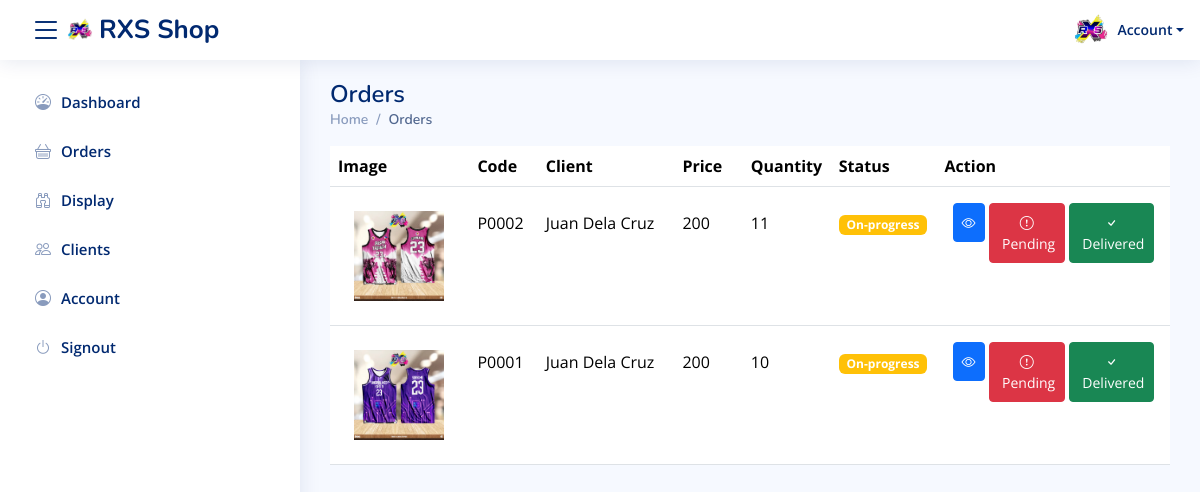
The page /admin/orders.php (signed in) on the database its author committed.
### tables this page shows
CREATE TABLE IF NOT EXISTS `tbl_orders` (
  `id` int NOT NULL AUTO_INCREMENT,
  `img_url` varchar(50) NOT NULL,
  `shirt_id` int NOT NULL,
  `invoice_number` varchar(50) NOT NULL,
  `name` varchar(50) NOT NULL,
  `shirt_code` varchar(50) NOT NULL,
  `shirt_price` varchar(50) NOT NULL,
  `jersey_number` int NOT NULL,
  `size_id` int NOT NULL,
  `team_name` varchar(50) NOT NULL,
  `jersey_type_id` int NOT NULL,
  `transaction_status_id` int NOT NULL,
  `client_id` int NOT NULL,
  `created_at` varchar(50) NOT NULL,
  `updated_at` varchar(50) NOT NULL,
  PRIMARY KEY (`id`)
);

CREATE TABLE IF NOT EXISTS `tbl_client` (
  `id` int NOT NULL AUTO_INCREMENT,
  `email` varchar(50) NOT NULL,
  `username` varchar(50) NOT NULL,
  `password` varchar(50) NOT NULL,
  `firstname` varchar(50) NOT NULL,
  `middlename` varchar(50) NOT NULL,
  `lastname` varchar(50) NOT NULL,
  PRIMARY KEY (`id`)
);

CREATE TABLE IF NOT EXISTS `tbl_transaction_status` (
  `id` int NOT NULL AUTO_INCREMENT,
  `transaction_status` varchar(50) NOT NULL,
  PRIMARY KEY (`id`)
);

### admin/orders.php (the view, shortened to what this page needs)
<?php
include '../database_connection.php';
if (isset($_SESSION['id'])) {
?>
    <!DOCTYPE html>
    <html lang="en">
    <head>
        <link href="assets/vendor/bootstrap/css/bootstrap.min.css" rel="stylesheet">
        <link href="assets/vendor/bootstrap-icons/bootstrap-icons.css" rel="stylesheet">
        <link href="assets/css/style.css" rel="stylesheet">
    </head>
    <body>
        <?php include 'top-nav.php' ?>
        <?php include 'side-nav.php' ?>
        <main id="main" class="main">
            <div class="pagetitle">
                <h1>Orders</h1>
                <nav>
                    <ol class="breadcrumb">
                        <li class="breadcrumb-item">Home</li>
                        <li class="breadcrumb-item active">Orders</li>
                    </ol>
                </nav>
            </div>
            <section class="section dashboard">
                <div class="row">
                    <div class="col-lg-12">
                        <div class="table-responsive">
                            <table class="table">
                                <col width="10%">
                                <col width="8%">
                                <col width="16%">
                                <col width="8%">
                                <col width="5%">
                                <col width="8%">
                                <col width="20%">
                                <thead>
                                    <tr>
                                        <th class="p-2">Image</th>
                                        <th class="p-2">Code</th>
                                        <th class="p-2">Client</th>
                                        <th class="p-2">Price</th>
                                        <th class="p-2">Quantity</th>
                                        <th class="p-2">Status</th>
                                        <th class="p-2">Action</th>
                                    </tr>
                                </thead>
                                <tbody>
                                    <?php
                                    $on_cart = 1;
                                    $stmt = $conn->prepare(
                                        'SELECT
                                tbl_orders.id,
                                tbl_orders.img_url,
                                tbl_client.firstname,
                                tbl_client.middlename,
                                tbl_client.lastname,
                                tbl_orders.shirt_code,
                                tbl_orders.shirt_price,
                                tbl_orders.invoice_number,
                                tbl_orders.updated_at,
                                tbl_orders.transaction_status_id,
                                COUNT(tbl_orders.invoice_number) AS total_quantity,
                                tbl_transaction_status.transaction_status
                                FROM tbl_orders
                                INNER JOIN tbl_client ON tbl_orders.client_id = tbl_client.id
                                INNER JOIN tbl_transaction_status ON tbl_orders.transaction_status_id = tbl_transaction_status.id
                                WHERE tbl_orders.transaction_status_id <> ?
                                GROUP BY tbl_orders.invoice_number
                                ORDER BY tbl_orders.updated_at DESC '
                                    );
                                    $stmt->bind_param('i', $on_cart);
                                    $stmt->execute();
                                    $result = $stmt->get_result();
                                    while ($row = $result->fetch_assoc()) {
                                        $img_url = $row['img_url'];
                                        $firstname = $row['firstname'];
                                        $middlename = $row['middlename'];
                                        $lastname = $row['lastname'];
                                        $shirt_price = $row['shirt_price'];
                                        $shirt_code = $row['shirt_code'];
                                        $total_quantity = $row['total_quantity'];
                                        $transaction_status = $row['transaction_status'];
                                        $invoice_number = $row['invoice_number'];
                                        if ($transaction_status === "On-progress") {
                                            $onprogressIndicator = "none";
                                            $pendingIndicator = "block";
                                            $deliveredIndicator = "block";
                                            $indicatorColor = 'bg-warning';
                                        }
                                        echo '
                                    <tr>
                                        <td class="p-4"><img src="../IMG/products/' . $img_url . '" style="width: 90px; height: 90px" /></td>
                                        <td class="pt-4">' . $shirt_code . '</td>
                                        <td class="pt-4">' . $firstname . ' ' . $middlename . ' ' . $lastname . '</td>
                                        <td class="pt-4">' . $shirt_price . '</td>
                                        <td class="pt-4">' . $total_quantity . '</td>
                                        <td class="pt-4"><span class="badge ' . $indicatorColor . '">' . $transaction_status . '<span></td>
                                        <td class="p-3">
                                            <div class="d-flex">
                                                <a href="client-order?invoice_number=' . $invoice_number . '">
                                                    <button class="btn btn-primary btn-sm p-2 me-1" title="View Details">
                                                        <i class="bi bi-eye"></i>
                                                    </button>
                                                </a>
                                                <a href="checking/pending-order?invoice_number=' . $invoice_number . '" >
                                                    <button class="btn btn-danger btn-sm p-2 me-1" style="display: ' . $pendingIndicator . '">
                                                        <i class="bi bi-exclamation-circle"></i>&nbsp;<span class="to-hide">Pending</span>
                                                    </button>
                                                </a>
                                                <a href="checking/onprogress-order?invoice_number=' . $invoice_number . '" >
                                                    <button class="btn btn-secondary btn-sm p-2 me-1" style="display: ' . $onprogressIndicator . '">
                                                    </button>
                                                </a>
                                                <a href="checking/delivered-order?invoice_number=' . $invoice_number . '">
                                                    <button class="btn btn-success btn-sm p-2" style="display: ' . $deliveredIndicator . '">
                                                        <i class="bi bi-check"></i>&nbsp;<span class="to-hide">Delivered</span>
                                                    </button>
                                                </a>
                                            </div>
                                        </td>
                                    </tr>
                                    ';
                                    }
                                    ?>
                                </tbody>
                            </table>
                        </div>
                    </div>
                </div>
            </section>
        </main>
    </body>
    </html>
<?php
} else {
    header("Location: logout.php");
    exit();
}

### admin/assets/css/style.css (style rules this page uses)
:root { scroll-behavior: smooth; }
body { font-family: "Open Sans", sans-serif; background: #f6f9ff; color: #444444; }
a { color: #4154f1; text-decoration: none; }
h1, h2, h3, h4, h5, h6 { font-family: "Nunito", sans-serif; }
#main { margin-top: 60px; padding: 20px 30px; transition: all 0.3s; }
.pagetitle { margin-bottom: 10px; }
.pagetitle h1 { font-size: 24px; margin-bottom: 0; font-weight: 600; color: #012970; }
.breadcrumb { font-size: 14px; font-family: "Nunito", sans-serif; color: #899bbd; font-weight: 600; }
.breadcrumb .breadcrumb-item::before { color: #899bbd; }
.breadcrumb .active { color: #51678f; font-weight: 600; }
@media (min-width: 1200px) { #main, #footer { margin-left: 300px; } }

### rows shown on the page
tbl_orders: img_url (picture), shirt_code "P0002", client.firstname "Juan", client.lastname "Dela Cruz", shirt_price "200", total_quantity "11", transaction_status.transaction_status "On-progress"
tbl_orders: img_url (picture), shirt_code "P0001", client.firstname "Juan", client.lastname "Dela Cruz", shirt_price "200", total_quantity "10", transaction_status.transaction_status "On-progress"
